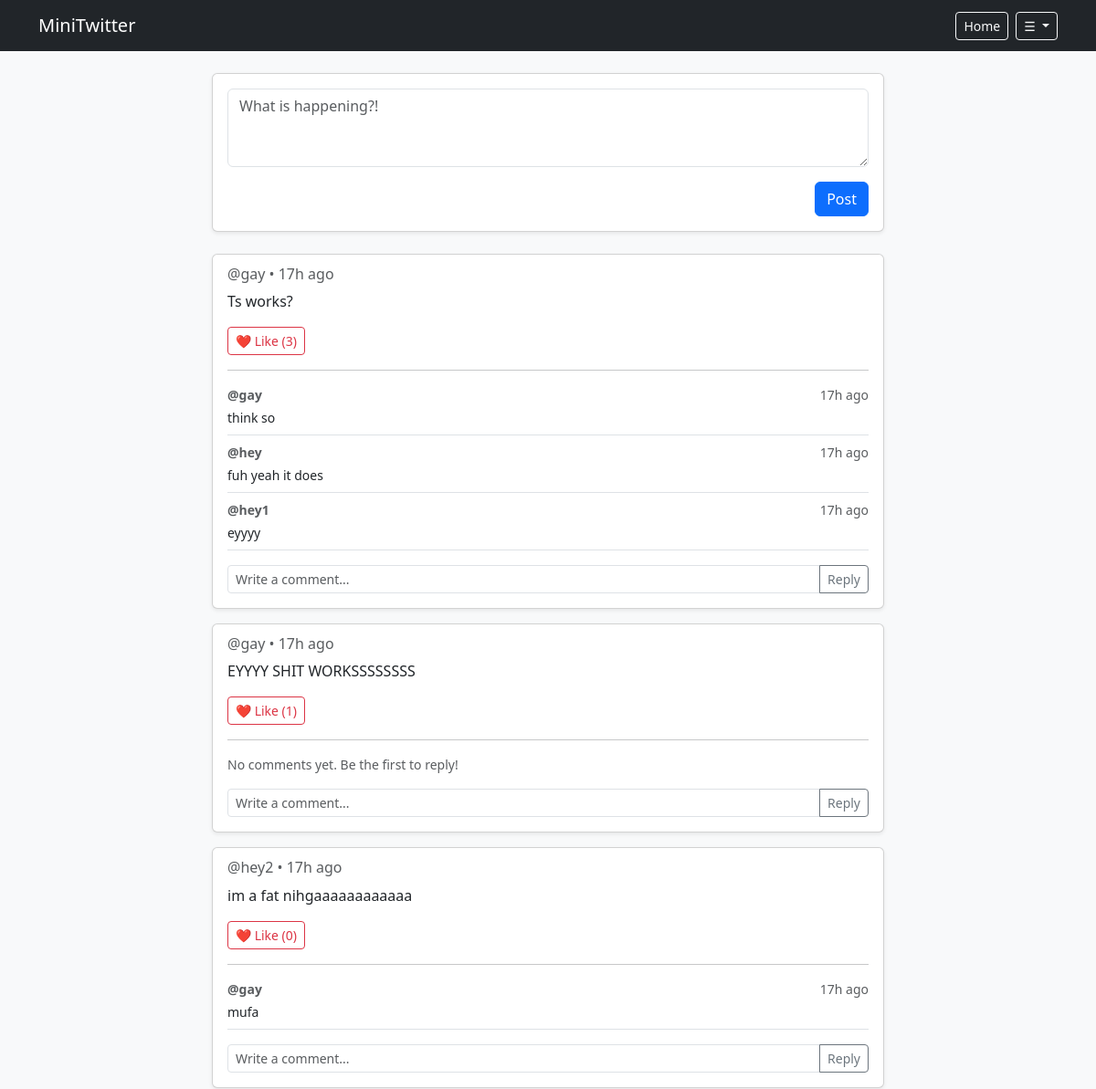
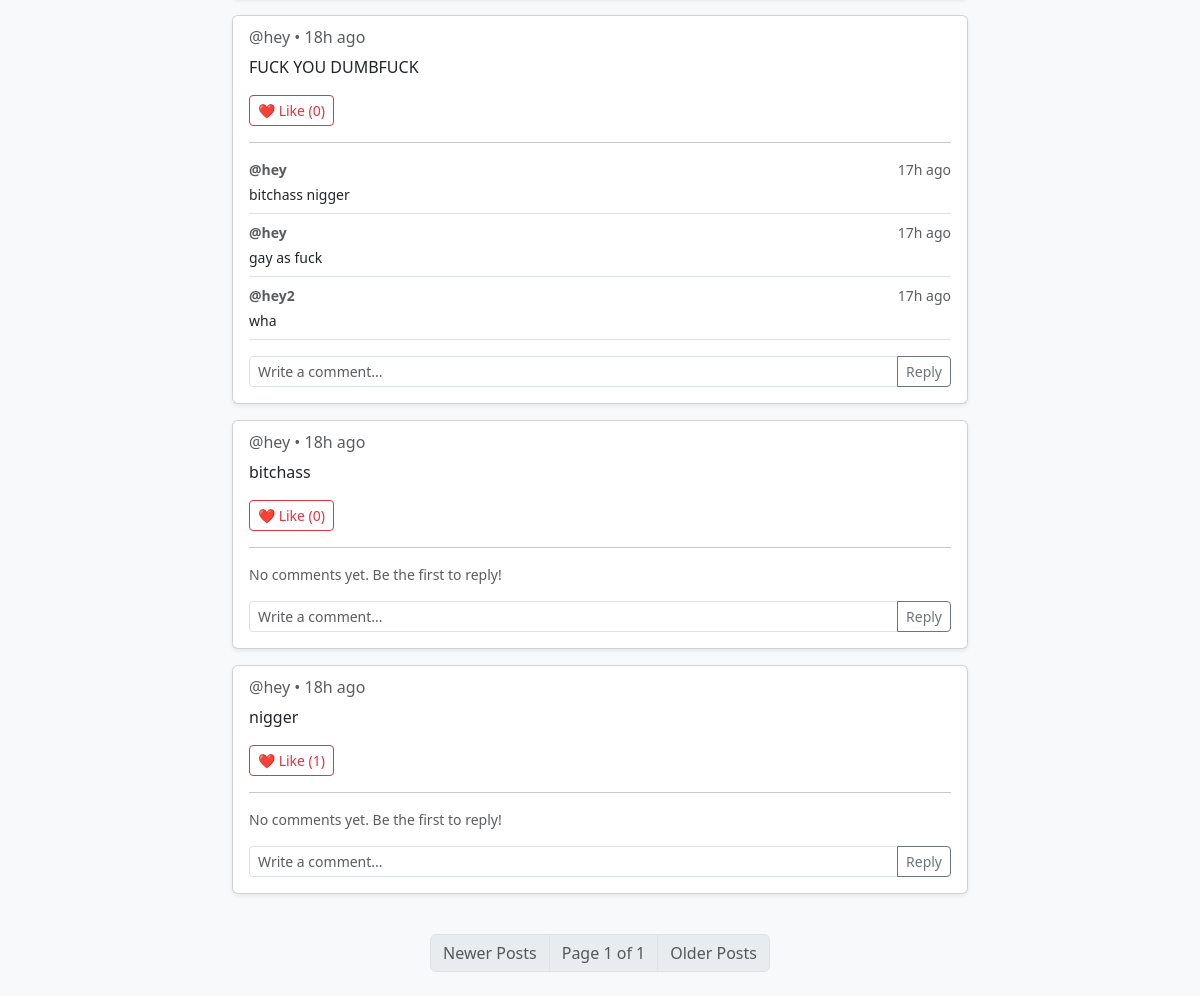
Page / (signed in) on the earlier database version (2 pictures, top to bottom).
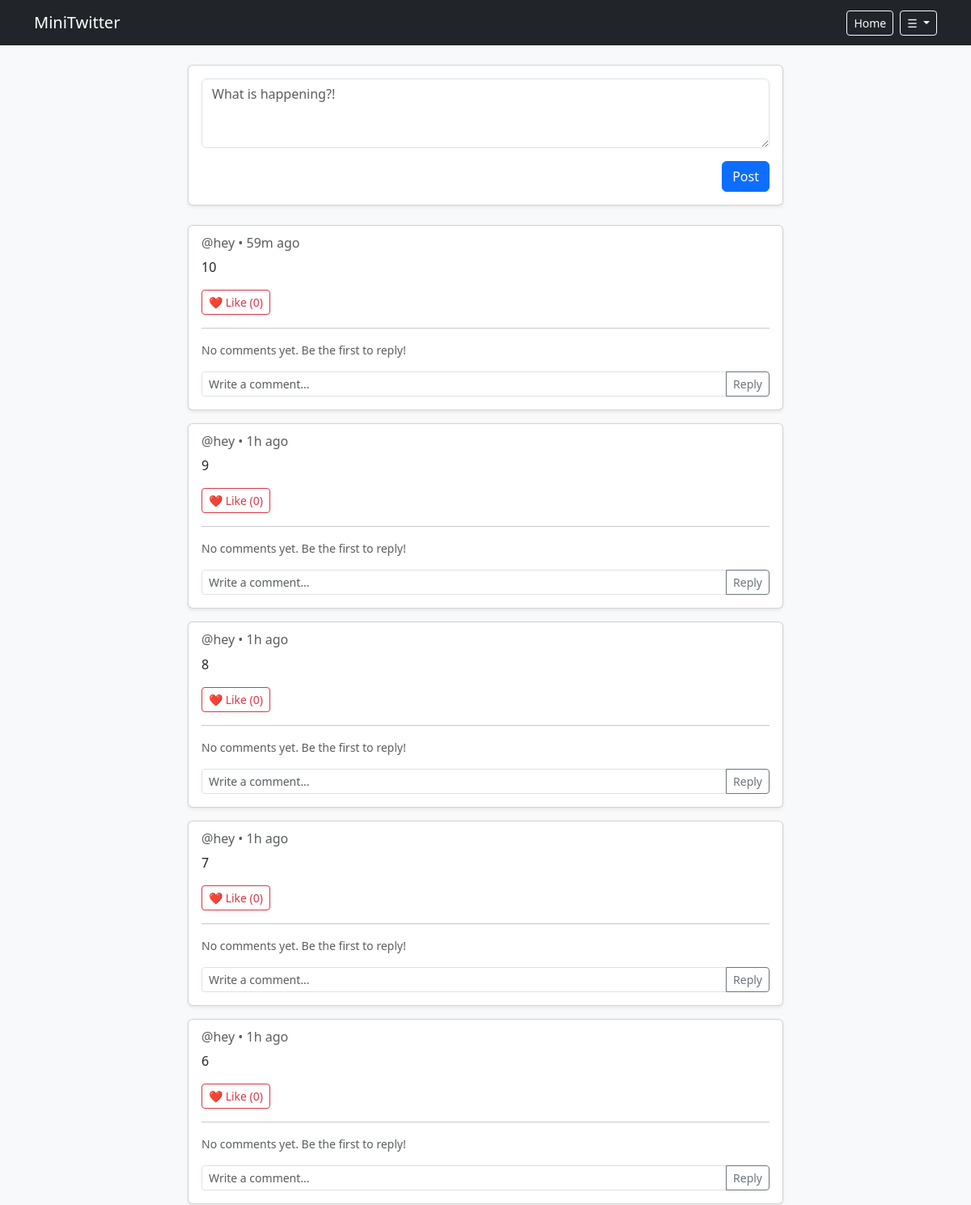
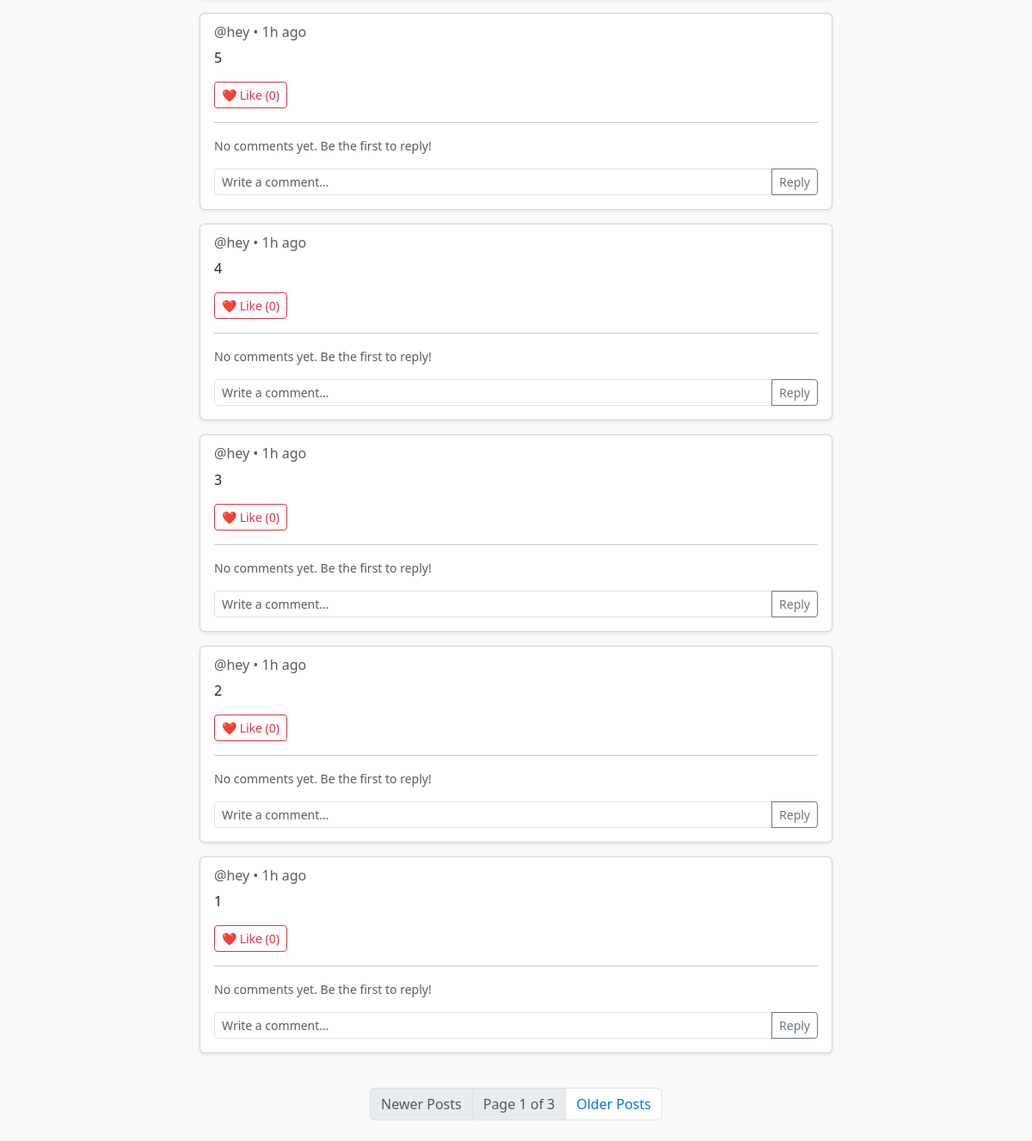
Same page on the later database version (2 pictures, top to bottom).
### app.py (models this page shows)
class Post(db.Model):
    id = db.Column(db.Integer, primary_key=True)
    username = db.Column(db.String(20), db.ForeignKey('user.username'), nullable=False)
    content = db.Column(db.String(200), nullable=False)
    likes = db.Column(db.Integer,default=0)
    timestamp = db.Column(db.DateTime, default=lambda: datetime.now(timezone.utc))

class Comment(db.Model):
    id = db.Column(db.Integer, primary_key=True)
    content = db.Column(db.String(200), nullable=False)
    timestamp = db.Column(db.DateTime, default=lambda: datetime.now(timezone.utc))
    username = db.Column(db.String(20), db.ForeignKey('user.username'), nullable=False)
    post_id = db.Column(db.Integer, db.ForeignKey('post.id'), nullable=False)

### app.py (the view)
@app.route("/", methods=["POST", "GET"])
def fyp():
    if 'username' in session:
        if request.method == "POST":
            content = request.form["content"]
            if not content:
                return "Enter Something to post", 400
            post = Post(content=content,username=session['username'])  # type:ignore
            try:
                db.session.add(post)
                db.session.commit()
                return redirect("/")
            except Exception as e:
                print(f"ERROR: {e}")
                return f"ERROR: {e}"
        else:
            page = request.args.get('page', 1, type=int)
            pagination = Post.query.order_by(Post.timestamp.desc()).paginate(page=page, per_page=10, error_out=False)
            posts = pagination.items
            comments= Comment.query.order_by(Comment.timestamp).all()
            return render_template("feed.html",pagination=pagination, posts=posts, comments=comments)
    else:
        return render_template("login.html")

### app.py (called while the page is built, shortened)
@app.template_filter("time_ago")
def time_ago(utc_dt):
  if not utc_dt:
    return ""
  if utc_dt.tzinfo is None:
    utc_dt = utc_dt.replace(tzinfo=timezone.utc)
  now = datetime.now(timezone.utc)
  diff = now - utc_dt
  seconds = int(diff.total_seconds())
  if seconds < 60:
    return "just now"
  minutes = seconds // 60
  if minutes < 60:
    return f"{minutes}m ago" if minutes == 1 else f"{minutes}m ago"
  hours = minutes // 60
  if hours < 24:
    return f"{hours}h ago"

### templates/feed.html (shortened to what the changed rows need)
{% extends "base.html" %}
{% block content %}
<div class="row justify-content-center">
    <div class="col-md-8">
        {% if posts | length < 1 %}
        <div class="card shadow-sm mb-3">
            <div class="card-body">
                <h6 class="card-subtitle text-muted mb-2">@username • 2 hours ago</h6>
                <p class="card-text">This is an example of what a user's tweet looks like on the timeline!</p>
                <div class="d-flex justify-content-between align-items-center mt-3">
                    <button type="button" class="btn btn-outline-danger btn-sm">❤️ Like (5)</button>
                </div>
                <hr>
                <div class="comments-section mt-3">
                    <div class="d-flex justify-content-between">
                        <p class="small text-muted mb-1"><strong>@commenter</strong></p>
                        <small class="text-muted">1 hour ago</small>
                    </div>
                    <p class="small mb-2">Great post!</p>
                    <form action="/comment" method="POST" class="input-group input-group-sm mt-2">
                        <input type="text" name="comment" class="form-control" placeholder="Write a comment...">
                        <button class="btn btn-outline-secondary" type="submit">Reply</button>
                    </form>
                </div>
            </div>
        </div>
        {% else %}
            {% for post in pagination.items %}
            <div class="card shadow-sm mb-3" id="post-{{ post.id }}">
                <div class="card-body">
                    <h6 class="card-subtitle text-muted mb-2">@{{ post.username }} • {{ post.timestamp | time_ago }}</h6>
                    <p class="card-text">{{ post.content }}</p>
                    <div class="d-flex justify-content-between align-items-center mt-3">
                        <button type="button" class="btn btn-outline-danger btn-sm like-btn" data-post-id="{{ post.id }}">
                            ❤️ Like (<span class="like-count">{{ post.likes }}</span>)
                        </button>
                    </div>
                    <hr>
                    <div class="comments-section mt-3">
                        <div class="comments-list">
                            {% set post_comments = comments | selectattr("post_id", "equalto", post.id) | list %}
                            {% if post_comments | length > 0 %}
                                {% for c in post_comments %}
                                <div class="border-bottom pb-2 mb-2">
                                    <div class="d-flex justify-content-between">
                                        <p class="small text-muted mb-1"><strong>@{{ c.username }}</strong></p>
                                        <small class="text-muted">{{ c.timestamp | time_ago }}</small>
                                    </div>
                                    <p class="small mb-0">{{ c.content }}</p>
                                </div>
                                {% endfor %}
                            {% else %}
                                <p class="small text-muted mb-2 no-comments-text">No comments yet. Be the first to reply!</p>
                            {% endif %}
                        </div>
                        <form class="comment-form input-group input-group-sm mt-3" data-post-id="{{ post.id }}">
                            <input type="text" name="comment" class="form-control comment-input"
                                placeholder="Write a comment..." required>
                            <button class="btn btn-outline-secondary" type="submit">Reply</button>
                        </form>
                    </div>
                </div>
            </div>
            {% endfor %}
        {% endif %}
    </div>
</div>
<nav aria-label="Page navigation" class="my-4">
    <ul class="pagination justify-content-center">
        <li class="page-item disabled">
            <span class="page-link">Page {{ pagination.page }} of {{ pagination.pages }}</span>
        </li>
        {% if pagination.has_next %}
            <li class="page-item">
                <a class="page-link" href="/?page={{ pagination.next_num }}">Older Posts</a>
            </li>
        {% else %}
            <li class="page-item disabled">
                <span class="page-link">Older Posts</span>
            </li>
        {% endif %}
    </ul>
</nav>
{% endblock %}

Differences in the rows shown:
no longer on this page (row unchanged): Post: username "gay", timestamp "17h ago", content "Ts works?", likes "3"
no longer on this page (row unchanged): Comment: username "gay", timestamp "17h ago", content "think so"
no longer on this page (row unchanged): Comment: username "hey", timestamp "17h ago", content "fuh yeah it does", shown under "gay"
no longer on this page (row unchanged): Comment: username "hey1", timestamp "17h ago", content "eyyyy", shown under "gay"
no longer on this page (row unchanged): Post: username "gay", timestamp "17h ago", content "EYYYY SHIT WORKSSSSSSSS", likes "1", shows "No comments yet. Be the first to reply!"
no longer on this page (row unchanged): Post: username "hey2", timestamp "17h ago", content "im a fat nihgaaaaaaaaaaaa", likes "0"
no longer on this page (row unchanged): Comment: username "gay", timestamp "17h ago", content "mufa", shown under "hey2"
no longer on this page (row unchanged): Post: username "hey", timestamp "18h ago", content "FUCK YOU DUMBFUCK", likes "0"
no longer on this page (row unchanged): Comment: username "hey", timestamp "17h ago", content "bitchass nigger"
no longer on this page (row unchanged): Comment: username "hey", timestamp "17h ago", content "gay as fuck"
no longer on this page (row unchanged): Comment: username "hey2", timestamp "17h ago", content "wha", shown under "hey"
no longer on this page (row unchanged): Post: username "hey", timestamp "18h ago", content "bitchass", likes "0", shows "No comments yet. Be the first to reply!"
no longer on this page (row edited): Post: username "hey", timestamp "18h ago", content "nigger", likes "1", shows "No comments yet. Be the first to reply!"
added Post: username "hey", timestamp "59m ago", content "10", likes "0", shows "No comments yet. Be the first to reply!"
added Post: username "hey", timestamp "1h ago", content "9", likes "0", shows "No comments yet. Be the first to reply!"
added Post: username "hey", timestamp "1h ago", content "8", likes "0", shows "No comments yet. Be the first to reply!"
added Post: username "hey", timestamp "1h ago", content "7", likes "0", shows "No comments yet. Be the first to reply!"
added Post: username "hey", timestamp "1h ago", content "6", likes "0", shows "No comments yet. Be the first to reply!"
added Post: username "hey", timestamp "1h ago", content "5", likes "0", shows "No comments yet. Be the first to reply!"
added Post: username "hey", timestamp "1h ago", content "4", likes "0", shows "No comments yet. Be the first to reply!"
added Post: username "hey", timestamp "1h ago", content "3", likes "0", shows "No comments yet. Be the first to reply!"
added Post: username "hey", timestamp "1h ago", content "2", likes "0", shows "No comments yet. Be the first to reply!"
added Post: username "hey", timestamp "1h ago", content "1", likes "0", shows "No comments yet. Be the first to reply!"
Other differences:
{{ pagination.pages }}: "1" → "3"
